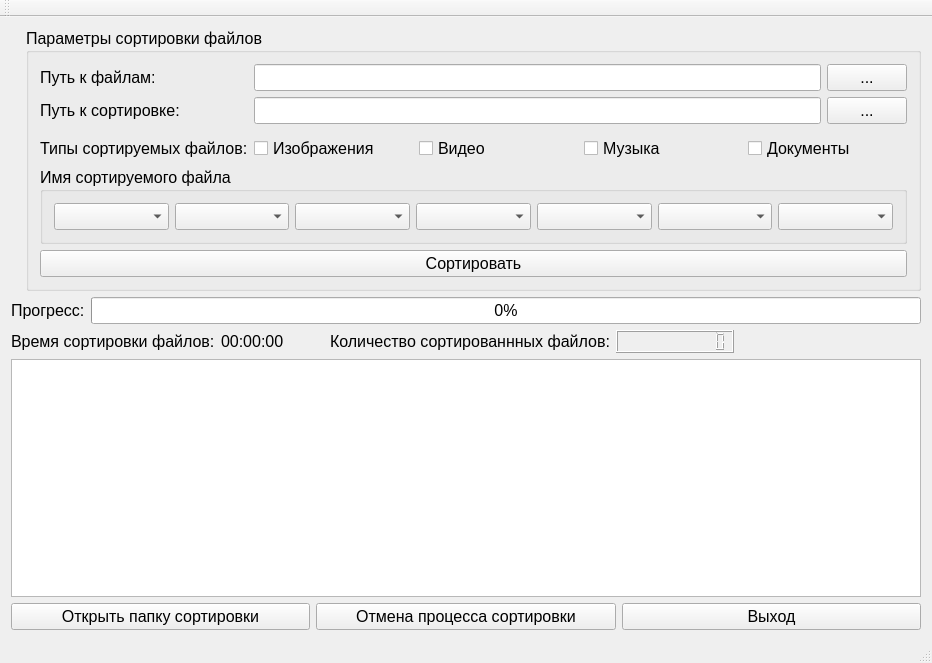
<?xml version="1.0" encoding="UTF-8"?>
<ui version="4.0">
 <class>DCSort</class>
 <widget class="QMainWindow" name="DCSort">
  <property name="geometry">
   <rect>
    <x>0</x>
    <y>0</y>
    <width>932</width>
    <height>663</height>
   </rect>
  </property>
  <property name="windowTitle">
   <string>DCSort</string>
  </property>
  <widget class="QWidget" name="centralWidget">
   <layout class="QVBoxLayout" name="verticalLayout_5">
    <item>
     <layout class="QVBoxLayout" name="verticalLayout_4">
      <item>
       <layout class="QHBoxLayout" name="horizontalLayout_10">
        <item>
         <widget class="QLabel" name="plblLogo">
          <property name="font">
           <font>
            <pointsize>12</pointsize>
           </font>
          </property>
          <property name="text">
           <string/>
          </property>
          <property name="pixmap">
           <pixmap resource="dcsort.qrc">:/images/logo.png</pixmap>
          </property>
         </widget>
        </item>
        <item>
         <widget class="QGroupBox" name="pgbxSort">
          <property name="font">
           <font>
            <pointsize>12</pointsize>
           </font>
          </property>
          <property name="title">
           <string>Параметры сортировки файлов</string>
          </property>
          <layout class="QVBoxLayout" name="verticalLayout_3">
           <item>
            <layout class="QVBoxLayout" name="verticalLayout_2">
             <item>
              <layout class="QFormLayout" name="formLayout">
               <item row="0" column="0">
                <widget class="QLabel" name="plblLibPut">
                 <property name="font">
                  <font>
                   <pointsize>12</pointsize>
                  </font>
                 </property>
                 <property name="text">
                  <string>Путь к файлам:</string>
                 </property>
                </widget>
               </item>
               <item row="0" column="1">
                <layout class="QHBoxLayout" name="horizontalLayout">
                 <item>
                  <widget class="QLineEdit" name="pldtLibPut">
                   <property name="font">
                    <font>
                     <pointsize>12</pointsize>
                    </font>
                   </property>
                  </widget>
                 </item>
                 <item>
                  <widget class="QPushButton" name="pcmdLibPut">
                   <property name="font">
                    <font>
                     <pointsize>12</pointsize>
                    </font>
                   </property>
                   <property name="text">
                    <string>...</string>
                   </property>
                  </widget>
                 </item>
                </layout>
               </item>
               <item row="1" column="0">
                <widget class="QLabel" name="plblSortPut">
                 <property name="font">
                  <font>
                   <pointsize>12</pointsize>
                  </font>
                 </property>
                 <property name="text">
                  <string>Путь к сортировке:</string>
                 </property>
                </widget>
               </item>
               <item row="1" column="1">
                <layout class="QHBoxLayout" name="horizontalLayout_2">
                 <item>
                  <widget class="QLineEdit" name="pldtSortPut">
                   <property name="font">
                    <font>
                     <pointsize>12</pointsize>
                    </font>
                   </property>
                  </widget>
                 </item>
                 <item>
                  <widget class="QPushButton" name="pcmdSortPut">
                   <property name="font">
                    <font>
                     <pointsize>12</pointsize>
                    </font>
                   </property>
                   <property name="text">
                    <string>...</string>
                   </property>
                  </widget>
                 </item>
                </layout>
               </item>
               <item row="2" column="1">
                <layout class="QHBoxLayout" name="horizontalLayout_3"/>
               </item>
               <item row="3" column="0">
                <widget class="QLabel" name="plblSortFaili">
                 <property name="font">
                  <font>
                   <pointsize>12</pointsize>
                  </font>
                 </property>
                 <property name="text">
                  <string>Типы сортируемых файлов:</string>
                 </property>
                </widget>
               </item>
               <item row="3" column="1">
                <layout class="QHBoxLayout" name="horizontalLayout_7">
                 <item>
                  <widget class="QCheckBox" name="pcbxIzob">
                   <property name="font">
                    <font>
                     <pointsize>12</pointsize>
                    </font>
                   </property>
                   <property name="text">
                    <string>Изображения</string>
                   </property>
                  </widget>
                 </item>
                 <item>
                  <widget class="QCheckBox" name="pcbxVideo">
                   <property name="font">
                    <font>
                     <pointsize>12</pointsize>
                    </font>
                   </property>
                   <property name="text">
                    <string>Видео</string>
                   </property>
                  </widget>
                 </item>
                 <item>
                  <widget class="QCheckBox" name="pcbxMuzika">
                   <property name="font">
                    <font>
                     <pointsize>12</pointsize>
                    </font>
                   </property>
                   <property name="text">
                    <string>Музыка</string>
                   </property>
                  </widget>
                 </item>
                 <item>
                  <widget class="QCheckBox" name="pcbxDoc">
                   <property name="font">
                    <font>
                     <pointsize>12</pointsize>
                    </font>
                   </property>
                   <property name="text">
                    <string>Документы</string>
                   </property>
                  </widget>
                 </item>
                </layout>
               </item>
              </layout>
             </item>
             <item>
              <widget class="QGroupBox" name="pgbxFile">
               <property name="title">
                <string>Имя сортируемого файла</string>
               </property>
               <layout class="QVBoxLayout" name="verticalLayout">
                <item>
                 <layout class="QHBoxLayout" name="horizontalLayout_9">
                  <item>
                   <widget class="QComboBox" name="pcbxFail_1"/>
                  </item>
                  <item>
                   <widget class="QComboBox" name="pcbxFail_2"/>
                  </item>
                  <item>
                   <widget class="QComboBox" name="pcbxFail_3"/>
                  </item>
                  <item>
                   <widget class="QComboBox" name="pcbxFail_4"/>
                  </item>
                  <item>
                   <widget class="QComboBox" name="pcbxFail_5"/>
                  </item>
                  <item>
                   <widget class="QComboBox" name="pcbxFail_6"/>
                  </item>
                  <item>
                   <widget class="QComboBox" name="pcbxFail_7"/>
                  </item>
                 </layout>
                </item>
               </layout>
              </widget>
             </item>
             <item>
              <widget class="QPushButton" name="pcmdSortFaili">
               <property name="font">
                <font>
                 <pointsize>12</pointsize>
                </font>
               </property>
               <property name="text">
                <string>Сортировать</string>
               </property>
              </widget>
             </item>
            </layout>
           </item>
          </layout>
         </widget>
        </item>
       </layout>
      </item>
      <item>
       <layout class="QHBoxLayout" name="horizontalLayout_8">
        <item>
         <widget class="QLabel" name="plblProgress">
          <property name="font">
           <font>
            <pointsize>12</pointsize>
           </font>
          </property>
          <property name="text">
           <string>Прогресс:</string>
          </property>
         </widget>
        </item>
        <item>
         <widget class="QProgressBar" name="ppbrSort">
          <property name="font">
           <font>
            <pointsize>12</pointsize>
           </font>
          </property>
          <property name="value">
           <number>0</number>
          </property>
         </widget>
        </item>
       </layout>
      </item>
      <item>
       <layout class="QFormLayout" name="formLayout_2">
        <item row="0" column="0">
         <layout class="QHBoxLayout" name="horizontalLayout_4">
          <item>
           <widget class="QLabel" name="plblSortRabota">
            <property name="font">
             <font>
              <pointsize>12</pointsize>
             </font>
            </property>
            <property name="text">
             <string>Время сортировки файлов:</string>
            </property>
           </widget>
          </item>
          <item>
           <widget class="QLabel" name="plblSortRabotaTimer">
            <property name="font">
             <font>
              <pointsize>12</pointsize>
             </font>
            </property>
            <property name="text">
             <string>00:00:00</string>
            </property>
           </widget>
          </item>
          <item>
           <spacer name="horizontalSpacer">
            <property name="orientation">
             <enum>Qt::Horizontal</enum>
            </property>
            <property name="sizeHint" stdset="0">
             <size>
              <width>40</width>
              <height>20</height>
             </size>
            </property>
           </spacer>
          </item>
         </layout>
        </item>
        <item row="0" column="1">
         <layout class="QHBoxLayout" name="horizontalLayout_5">
          <item>
           <widget class="QLabel" name="plblSortKolichestvo">
            <property name="font">
             <font>
              <pointsize>12</pointsize>
             </font>
            </property>
            <property name="text">
             <string>Количество сортированнных файлов:</string>
            </property>
           </widget>
          </item>
          <item>
           <widget class="QLCDNumber" name="plcdSortKolichestvo">
            <property name="font">
             <font>
              <pointsize>12</pointsize>
              <weight>75</weight>
              <bold>true</bold>
             </font>
            </property>
            <property name="digitCount">
             <number>11</number>
            </property>
           </widget>
          </item>
          <item>
           <spacer name="horizontalSpacer_2">
            <property name="orientation">
             <enum>Qt::Horizontal</enum>
            </property>
            <property name="sizeHint" stdset="0">
             <size>
              <width>40</width>
              <height>20</height>
             </size>
            </property>
           </spacer>
          </item>
         </layout>
        </item>
       </layout>
      </item>
      <item>
       <widget class="QTextEdit" name="ptdtSort"/>
      </item>
      <item>
       <layout class="QHBoxLayout" name="horizontalLayout_6">
        <item>
         <widget class="QPushButton" name="pcmdSortProvodnik">
          <property name="font">
           <font>
            <pointsize>12</pointsize>
           </font>
          </property>
          <property name="text">
           <string>Открыть папку сортировки</string>
          </property>
         </widget>
        </item>
        <item>
         <widget class="QPushButton" name="pcmdSortOtmena">
          <property name="font">
           <font>
            <pointsize>12</pointsize>
           </font>
          </property>
          <property name="text">
           <string>Отмена процесса сортировки</string>
          </property>
         </widget>
        </item>
        <item>
         <widget class="QPushButton" name="pcmdSortVihod">
          <property name="font">
           <font>
            <pointsize>12</pointsize>
           </font>
          </property>
          <property name="text">
           <string>Выход</string>
          </property>
         </widget>
        </item>
       </layout>
      </item>
     </layout>
    </item>
   </layout>
  </widget>
  <widget class="QMenuBar" name="menuBar">
   <property name="geometry">
    <rect>
     <x>0</x>
     <y>0</y>
     <width>932</width>
     <height>22</height>
    </rect>
   </property>
  </widget>
  <widget class="QToolBar" name="mainToolBar">
   <attribute name="toolBarArea">
    <enum>TopToolBarArea</enum>
   </attribute>
   <attribute name="toolBarBreak">
    <bool>false</bool>
   </attribute>
  </widget>
  <widget class="QStatusBar" name="psbrStrokaSostoyaniya"/>
 </widget>
 <layoutdefault spacing="6" margin="11"/>
 <resources>
  <include location="dcsort.qrc"/>
 </resources>
 <connections/>
</ui>
